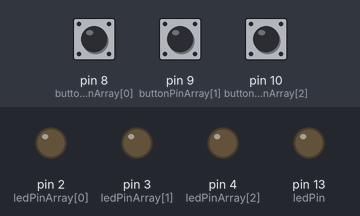
Bench run of a sketch on a simulated Arduino Uno, built with avr-gcc and run on an emulated ATmega328P. Shown: output pins drawn as LEDs (lit = HIGH). The inputs (shaded band) are chosen by the test bench; at power-on: pin 8 (buttonPinArray[0]) LOW, pin 9 (buttonPinArray[1]) LOW, pin 10 (buttonPinArray[2]) LOW.

Above: at 1.2 s.
1.3 s: pin 8 (buttonPinArray[0]) pulled HIGH for 0.15 s
At 1.38 s:
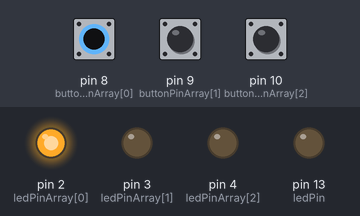
2.9 s: pin 9 (buttonPinArray[1]) pulled HIGH for 0.15 s
At 2.97 s:
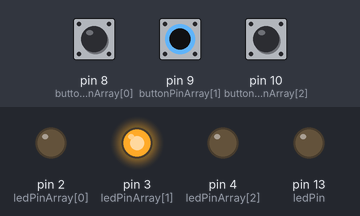
4.5 s: pin 10 (buttonPinArray[2]) pulled HIGH for 0.15 s
At 4.57 s:
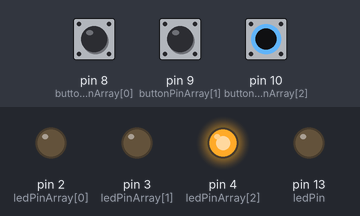
6.1 s: pin 10 (buttonPinArray[2]) pulled HIGH for 3.2 s
At 10.5 s:
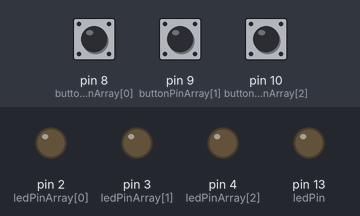
10.8 s: pin 8 (buttonPinArray[0]) pulled HIGH for 3.2 s
At 12.0 s:
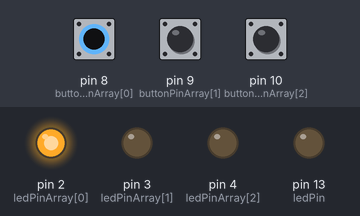
15.5 s: pin 8 (buttonPinArray[0]) driven HIGH and pin 9 (buttonPinArray[1]) driven HIGH
At 16.8 s:
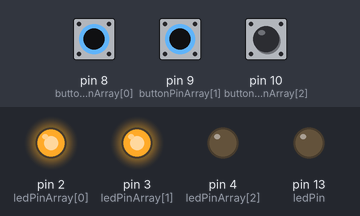
Timing chart, 0 to 18.0 s (numbered marks = the images above; inputs shaded):
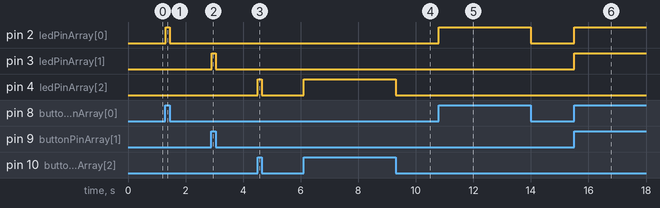

Measured:
- after the input at 1.3 s, pin 2 (ledPinArray[0]): LOW → HIGH at once, → LOW 0.15 s later
- after the input at 2.9 s, pin 3 (ledPinArray[1]): LOW → HIGH at once, → LOW 0.15 s later
- after the input at 4.5 s, pin 4 (ledPinArray[2]): LOW → HIGH at once, → LOW 0.14 s later
- after the input at 6.1 s, pin 4 (ledPinArray[2]): LOW → HIGH at once, → LOW 3.2 s later
- after the input at 10.8 s, pin 2 (ledPinArray[0]): LOW → HIGH at once, → LOW 3.2 s later
- after the input at 15.5 s, pin 2 (ledPinArray[0]), pin 3 (ledPinArray[1]): LOW → HIGH at once

The sketch:

MultiButton_Serial.ino
```cpp
int buttonPinArray[] = {
  8, 9, 10}; // the pin addresses for our buttons
int ledPinArray[] = {
  2, 3, 4}; // the pin addresses for our buttons
int buttonStateArray[] = {
  LOW,LOW,LOW}; // this is the current state of our buttons

const int ledPin = 13;

int count = 0;
int timer = 100;

void setup() {
  Serial.begin(9600); // start the serial mode so we can debug on the computer

  // set up our button pins as input
  for(count=0; count<3;count++) {
    pinMode(buttonPinArray[count], INPUT);
  }

  for(count=0; count<3;count++) {
    pinMode(ledPinArray[count], OUTPUT);
  }


  pinMode(ledPin, OUTPUT);
}

void loop() {
  for(count=0; count<3;count++) {
    buttonStateArray[count] = digitalRead(buttonPinArray[count]);
  }

  // write the bytes to the serial output
  for(count=0; count<3;count++) {
    digitalWrite(ledPinArray[count],buttonStateArray[count]);
  }

  //  Serial.println();

  delay(10);
}
```
